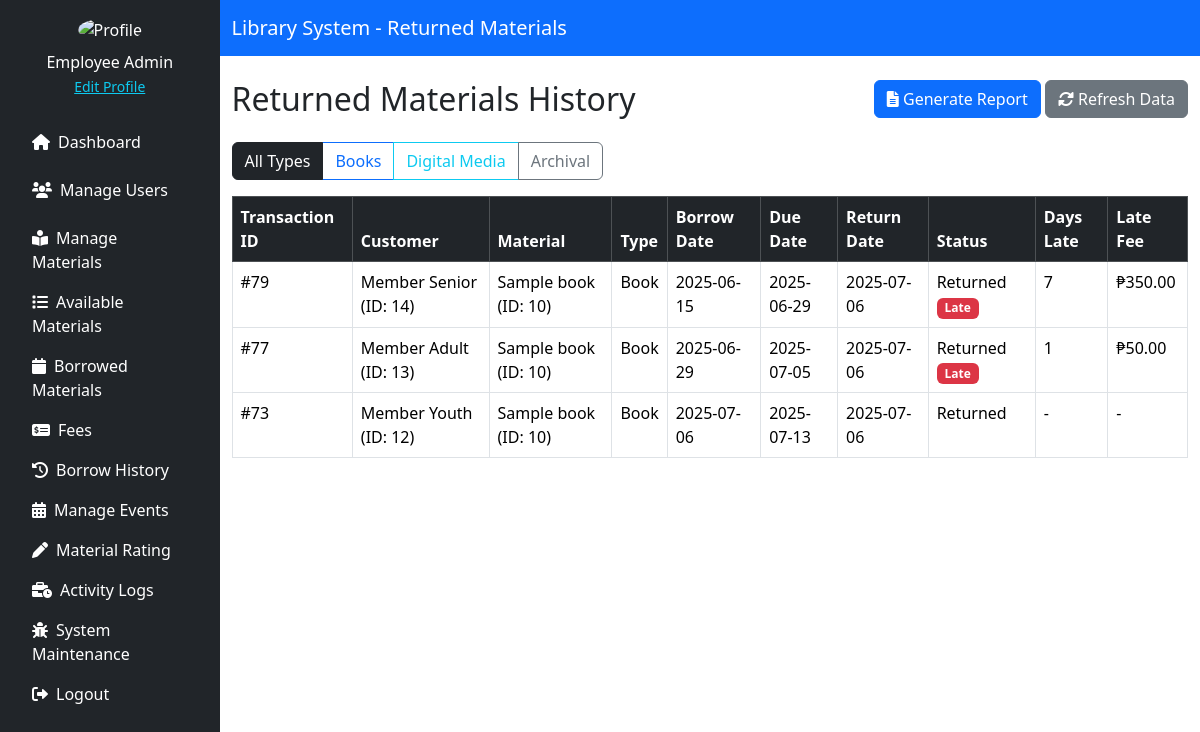
/source/employee/borrow_history.php (signed in), run on the app's committed database.
### tables this page shows
CREATE TABLE `material_transactions` (
  `transaction_id` int(11) NOT NULL,
  `material_type` enum('book','digital','research') NOT NULL,
  `material_id` int(11) NOT NULL,
  `customer_id` int(11) NOT NULL,
  `action` enum('Reserve','Borrow','Return','Request Access','Approve Access','Grant Access') NOT NULL,
  `status` enum('Reserved','Borrowed','Returned','Cancelled','Overdue') DEFAULT 'Reserved',
  `action_date` datetime DEFAULT current_timestamp(),
  `due_date` datetime DEFAULT NULL,
  `return_date` datetime DEFAULT NULL,
  `late_fee` decimal(10,2) DEFAULT 0.00
);

CREATE TABLE `customer` (
  `customer_id` int(11) NOT NULL,
  `first_name` varchar(255) NOT NULL,
  `middle_name` varchar(255) DEFAULT NULL,
  `last_name` varchar(255) NOT NULL,
  `purok` varchar(255) DEFAULT NULL,
  `street` varchar(255) DEFAULT NULL,
  `barangay` varchar(255) NOT NULL,
  `city` varchar(255) NOT NULL,
  `postal_code` varchar(255) DEFAULT NULL,
  `phone_num` varchar(225) NOT NULL,
  `birthdate` date NOT NULL,
  `email` varchar(255) NOT NULL,
  `password` varchar(255) NOT NULL,
  `role_id` int(11) NOT NULL,
  `status` enum('Active','Inactive') NOT NULL DEFAULT 'Active'
);

### source/employee/borrow_history.php (the view, shortened to what this page needs)
<?php
include '../../config/db_conn.php';
function getReturnedMaterials($pdo, $typeFilter = 'all') {
    $query = "SELECT
                t.transaction_id,
                CONCAT(c.first_name, ' ', COALESCE(c.middle_name, ''), ' ', c.last_name) AS customer_name,
                c.customer_id,
                t.material_type,
                t.material_id,
                t.action_date AS borrow_date,
                t.due_date,
                t.return_date,
                t.status,
                t.late_fee,
                CASE
                    WHEN t.return_date > t.due_date THEN DATEDIFF(t.return_date, t.due_date)
                    ELSE 0
                END AS days_late,
                CASE
                    WHEN t.material_type = 'book' THEN b.title
                    WHEN t.material_type = 'digital' THEN d.title
                    WHEN t.material_type = 'research' THEN r.title
                END AS material_title
              FROM material_transactions t
              JOIN customer c ON t.customer_id = c.customer_id
              LEFT JOIN material_books b ON t.material_type = 'book' AND t.material_id = b.id
              LEFT JOIN material_digital_media d ON t.material_type = 'digital' AND t.material_id = d.id
              LEFT JOIN material_research r ON t.material_type = 'research' AND t.material_id = r.id
              WHERE t.status = 'Returned'";
    $params = [];
    $query .= " ORDER BY t.return_date DESC";
    $stmt = $pdo->prepare($query);
    $stmt->execute($params);
    $results = $stmt->fetchAll(PDO::FETCH_ASSOC);
    $formattedResults = [];
    foreach ($results as $row) {
        $formattedResults[] = [
            'transaction_id' => $row['transaction_id'],
            'customer_name' => $row['customer_name'],
            'customer_id' => $row['customer_id'],
            'material_title' => $row['material_title'],
            'material_id' => $row['material_id'],
            'material_type' => ucfirst($row['material_type']),
            'borrow_date' => date('Y-m-d', strtotime($row['borrow_date'])),
            'due_date' => date('Y-m-d', strtotime($row['due_date'])),
            'return_date' => date('Y-m-d', strtotime($row['return_date'])),
            'days_late' => $row['days_late'],
            'status' => $row['status'],
            'is_late' => $row['days_late'] > 0,
            'late_fee' => $row['late_fee']
        ];
    }
    return $formattedResults;
}
$returnedMaterials = getReturnedMaterials($pdo);
$typeFilter = $_GET['type'] ?? 'all';
?>
<!DOCTYPE html>
<html lang="en">
<head>
    <link href="https://cdn.jsdelivr.net/npm/bootstrap@5.3.3/dist/css/bootstrap.min.css" rel="stylesheet">
    <link href="https://cdnjs.cloudflare.com/ajax/libs/font-awesome/6.0.0/css/all.min.css" rel="stylesheet">
</head>
<body>
<div class="d-flex">
    <?php include './includes/sidebar.php'; ?>
    <div class="flex-grow-1">
        <nav class="navbar navbar-expand-lg navbar-dark bg-primary">
            <div class="container">
                <a class="navbar-brand" href="#">Library System - Returned Materials</a>
            </div>
        </nav>
        <div class="container mt-4">
            <div class="d-flex justify-content-between mb-3">
                <h2>Returned Materials History</h2>
                <div>
                    <button class="btn btn-primary" data-bs-toggle="modal" data-bs-target="#reportModal">
                        <i class="fas fa-file-alt"></i> Generate Report
                    </button>
                    <button class="btn btn-secondary" onclick="window.location.reload()">
                        <i class="fas fa-sync-alt"></i> Refresh Data
                    </button>
                </div>
            </div>
            <div class="mb-3">
                <div class="btn-group" role="group">
                    <a href="?type=all" class="btn btn-outline-dark <?= $typeFilter === 'all' ? 'active' : '' ?>">All Types</a>
                    <a href="?type=book" class="btn btn-outline-primary <?= $typeFilter === 'book' ? 'active' : '' ?>">Books</a>
                    <a href="?type=digital" class="btn btn-outline-info <?= $typeFilter === 'digital' ? 'active' : '' ?>">Digital Media</a>
                    <a href="?type=research" class="btn btn-outline-secondary <?= $typeFilter === 'research' ? 'active' : '' ?>">Archival</a>
                </div>
            </div>
            <table class="table table-bordered">
                <thead class="table-dark">
                    <tr>
                        <th>Transaction ID</th>
                        <th>Customer</th>
                        <th>Material</th>
                        <th>Type</th>
                        <th>Borrow Date</th>
                        <th>Due Date</th>
                        <th>Return Date</th>
                        <th>Status</th>
                        <th>Days Late</th>
                        <th>Late Fee</th>
                    </tr>
                </thead>
                <tbody>
                    <?php foreach ($returnedMaterials as $item): ?>
                        <tr class="<?= $item['is_late'] ? 'late' : 'returned' ?>">
                            <td>#<?= $item['transaction_id'] ?></td>
                            <td><?= $item['customer_name'] ?> (ID: <?= $item['customer_id'] ?>)</td>
                            <td><?= $item['material_title'] ?> (ID: <?= $item['material_id'] ?>)</td>
                            <td><?= $item['material_type'] ?></td>
                            <td><?= $item['borrow_date'] ?></td>
                            <td><?= $item['due_date'] ?></td>
                            <td><?= $item['return_date'] ?></td>
                            <td>
                                Returned
                                <?php if ($item['is_late']): ?>
                                    <span class="badge bg-danger">Late</span>
                                <?php endif; ?>
                            </td>
                            <td><?= $item['days_late'] > 0 ? $item['days_late'] : '-' ?></td>
                            <td><?= $item['late_fee'] > 0 ? '₱' . number_format($item['late_fee'], 2) : '-' ?></td>
                        </tr>
                    <?php endforeach; ?>
                </tbody>
            </table>
        </div>
    </div>
</div>
</body>
</html>

### source/employee/borrow_history.php (style rules this page uses)
.late { background-color: #ffdddd; }
.returned { background-color: #ddffdd; }

### data on the page
material_transactions: transaction_id "79", customer_name "Member Senior", customer.customer_id "14", material_title "Sample book", material "10", material_type "Book", borrow_date "2025-06-15", due_date "2025-06-29", return_date "2025-07-06", shows "Late", days_late "7", late_fee "350.00"
material_transactions: transaction_id "77", customer_name "Member Adult", customer.customer_id "13", material_title "Sample book", material "10", material_type "Book", borrow_date "2025-06-29", due_date "2025-07-05", return_date "2025-07-06", shows "Late", days_late "1", late_fee "50.00"
material_transactions: transaction_id "73", customer_name "Member Youth", customer.customer_id "12", material_title "Sample book", material "10", material_type "Book", borrow_date "2025-07-06", due_date "2025-07-13", return_date "2025-07-06"

### other printed values
$_SESSION['user_name'] "Employee Admin"
